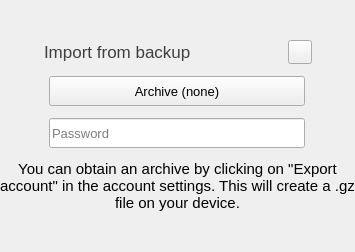
               <widget class="QWidget" name="importFromBackupPage">
                <layout class="QVBoxLayout" name="verticalLayout_18">
                 <property name="spacing">
                  <number>0</number>
                 </property>
                 <property name="leftMargin">
                  <number>0</number>
                 </property>
                 <property name="topMargin">
                  <number>0</number>
                 </property>
                 <property name="rightMargin">
                  <number>0</number>
                 </property>
                 <property name="bottomMargin">
                  <number>0</number>
                 </property>
                 <item>
                  <spacer name="verticalSpacer_18">
                   <property name="orientation">
                    <enum>Qt::Vertical</enum>
                   </property>
                   <property name="sizeHint" stdset="0">
                    <size>
                     <width>20</width>
                     <height>40</height>
                    </size>
                   </property>
                  </spacer>
                 </item>
                 <item>
                  <layout class="QVBoxLayout" name="verticalLayout_15">
                   <property name="spacing">
                    <number>12</number>
                   </property>
                   <property name="topMargin">
                    <number>0</number>
                   </property>
                   <item>
                    <layout class="QHBoxLayout" name="horizontalLayout_18">
                     <item>
                      <spacer name="horizontalSpacer_11">
                       <property name="orientation">
                        <enum>Qt::Horizontal</enum>
                       </property>
                       <property name="sizeHint" stdset="0">
                        <size>
                         <width>40</width>
                         <height>20</height>
                        </size>
                       </property>
                      </spacer>
                     </item>
                     <item>
                      <widget class="QLabel" name="importFromBackupLabel">
                       <property name="minimumSize">
                        <size>
                         <width>232</width>
                         <height>0</height>
                        </size>
                       </property>
                       <property name="maximumSize">
                        <size>
                         <width>232</width>
                         <height>16777215</height>
                        </size>
                       </property>
                       <property name="font">
                        <font>
                         <pointsize>13</pointsize>
                        </font>
                       </property>
                       <property name="styleSheet">
                        <string notr="true">color: rgb(63, 63, 63)</string>
                       </property>
                       <property name="text">
                        <string>Import from backup</string>
                       </property>
                      </widget>
                     </item>
                     <item>
                      <widget class="QPushButton" name="backupInfoBtn">
                       <property name="minimumSize">
                        <size>
                         <width>24</width>
                         <height>24</height>
                        </size>
                       </property>
                       <property name="maximumSize">
                        <size>
                         <width>24</width>
                         <height>24</height>
                        </size>
                       </property>
                       <property name="text">
                        <string/>
                       </property>
                       <property name="icon">
                        <iconset resource="../../resources/ressources.qrc">
                         <normaloff>:/images/icons/info-24px.svg</normaloff>:/images/icons/info-24px.svg</iconset>
                       </property>
                       <property name="iconSize">
                        <size>
                         <width>24</width>
                         <height>24</height>
                        </size>
                       </property>
                      </widget>
                     </item>
                     <item>
                      <spacer name="horizontalSpacer_12">
                       <property name="orientation">
                        <enum>Qt::Horizontal</enum>
                       </property>
                       <property name="sizeHint" stdset="0">
                        <size>
                         <width>40</width>
                         <height>20</height>
                        </size>
                       </property>
                      </spacer>
                     </item>
                    </layout>
                   </item>
                   <item alignment="Qt::AlignHCenter">
                    <widget class="QPushButton" name="fileImportBtn">
                     <property name="minimumSize">
                      <size>
                       <width>256</width>
                       <height>30</height>
                      </size>
                     </property>
                     <property name="maximumSize">
                      <size>
                       <width>256</width>
                       <height>16777215</height>
                      </size>
                     </property>
                     <property name="font">
                      <font>
                       <pointsize>10</pointsize>
                      </font>
                     </property>
                     <property name="text">
                      <string>Archive (none)</string>
                     </property>
                    </widget>
                   </item>
                   <item alignment="Qt::AlignHCenter">
                    <widget class="QLineEdit" name="passwordFromBackupEdit">
                     <property name="minimumSize">
                      <size>
                       <width>256</width>
                       <height>30</height>
                      </size>
                     </property>
                     <property name="maximumSize">
                      <size>
                       <width>256</width>
                       <height>16777215</height>
                      </size>
                     </property>
                     <property name="font">
                      <font>
                       <pointsize>10</pointsize>
                      </font>
                     </property>
                     <property name="inputMask">
                      <string/>
                     </property>
                     <property name="echoMode">
                      <enum>QLineEdit::Password</enum>
                     </property>
                     <property name="placeholderText">
                      <string>Password</string>
                     </property>
                    </widget>
                   </item>
                   <item>
                    <widget class="QLabel" name="backupInfoLabel">
                     <property name="minimumSize">
                      <size>
                       <width>0</width>
                       <height>0</height>
                      </size>
                     </property>
                     <property name="maximumSize">
                      <size>
                       <width>16777215</width>
                       <height>16777215</height>
                      </size>
                     </property>
                     <property name="font">
                      <font>
                       <pointsize>11</pointsize>
                      </font>
                     </property>
                     <property name="text">
                      <string>You can obtain an archive by clicking on &quot;Export account&quot; in the account settings. This will create a .gz file on your device.</string>
                     </property>
                     <property name="alignment">
                      <set>Qt::AlignCenter</set>
                     </property>
                     <property name="wordWrap">
                      <bool>true</bool>
                     </property>
                    </widget>
                   </item>
                  </layout>
                 </item>
                 <item>
                  <spacer name="verticalSpacer_24">
                   <property name="orientation">
                    <enum>Qt::Vertical</enum>
                   </property>
                   <property name="sizeHint" stdset="0">
                    <size>
                     <width>20</width>
                     <height>40</height>
                    </size>
                   </property>
                  </spacer>
                 </item>
                </layout>
               </widget>
